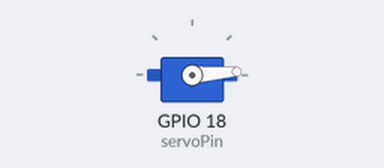
Simulated run of this program. Board: Raspberry Pi (BCM pin numbers). Parts: servo. Servo angles are drawn from the pulse width (0.5 ms = 0°, 2.5 ms = 180°). At 1.9 s the program stops and its outputs stay as they are.

Above: at 0.1 s.
At 1.5 s:
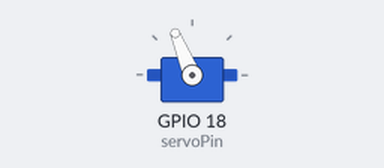
Timing chart, 0 to 3.0 s (numbered marks = the images above):
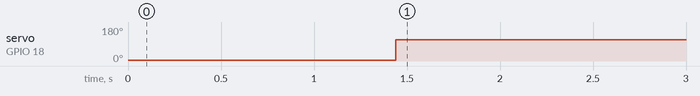

Measured:
- by itself, servo on GPIO 18 (servoPin): 4° → 112° at 1.4 s

The program:

gear.py
```python
#!/usr/bin/env python
# encoding: utf-8

import RPi.GPIO as GPIO
import time

lightPin = 4  # GPIO Pin 18
servoPin = 18 # GPIO Pin 18

GPIO.setmode(GPIO.BCM)

# Setup servo pin status
GPIO.setup(servoPin, GPIO.OUT)
pwm = GPIO.PWM(servoPin, 100)
pwm.start(0)

def servo_set(angle):
    #for i in range(0,181,10):
    #pwm.ChangeDutyCycle(angle) #设置转动角度
    #pwm.ChangeDutyCycle(2.5 + 10 * (angle) / 180)
    duty  = float(angle) / 10.0 + 2.5
    pwm.ChangeDutyCycle(duty)
    #pwm.ChangeDutyCycle(5 ) #设置转动角度
    time.sleep(0.02)                      #等该20ms周期结束
    pwm.ChangeDutyCycle(0)                  #归零信号
    time.sleep(0.2)

def open():
    servo_set(30)
    servo_set(30)
def close():
    #time.sleep(1)
    servo_set(180-30)
    servo_set(180-30)
    #time.sleep(1)
    #servo_set(30)

#time.sleep(3)
open()
time.sleep(1)
close()
```
